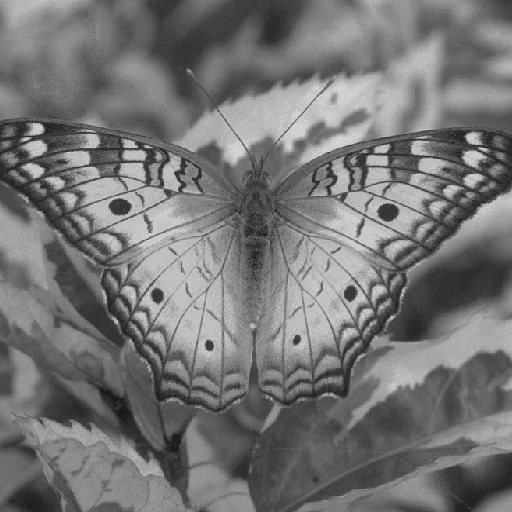
#> input picture butterFly.gif, 512 x 512 px
$ jupyter execute ques3.ipynb
#> lines starting #> are read from the running program, lines starting #| are printed output that depends on the picture; after the words box and inside, x2 and y2 are one past the last pixel; in counts of white or black regions, pixels touching at a corner belong together; long printed decimals are rounded
#> further down, img is the input picture: shape (512, 512); min 27, max 212, mean 116.8
[cell 1]
import matplotlib.pyplot as plt
import cv2 as cv
import numpy as np
import random as rnd

Add salt and pepper noise :

[cell 2]
def add_noise(img):
    row, column = img.shape
#> row = 512; column = 512
    number_of_pixel = rnd.randint(500, 50000)
    new_img = img.copy()
    for i in range(number_of_pixel):
        x = rnd.randint(0, column - 1)
        y = rnd.randint(0, row - 1)

        new_img[x][y] = 0
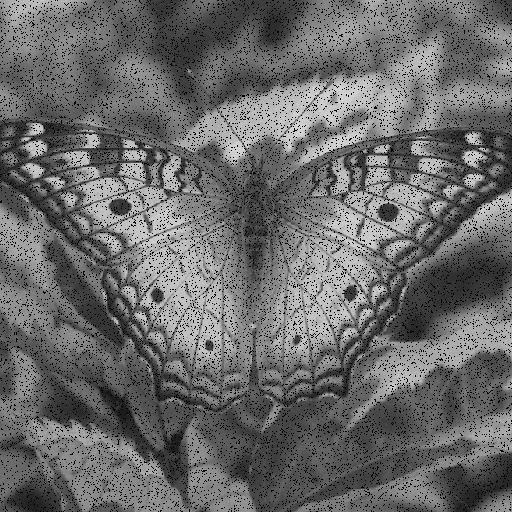
#> new_img: shape (512, 512); 9.35% of pixels changed, all inside (x1, y1, x2, y2) = (0, 0, 512, 512)

    number_of_pixel = rnd.randint(500, 50000)

    for i in range(number_of_pixel):
        x = rnd.randint(0, column - 1)
        y = rnd.randint(0, row - 1)

        new_img[x][y] = 255
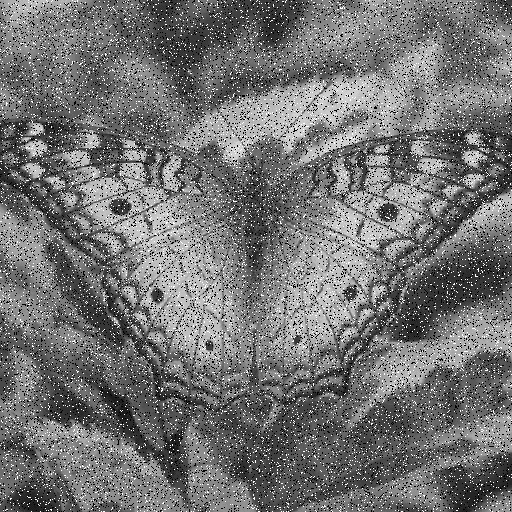
#> new_img: shape (512, 512); 5.9% of pixels changed, all inside (x1, y1, x2, y2) = (0, 0, 512, 512)

    return new_img

[cell 3]
img = plt.imread('butterFly.gif')
plt.subplot(1, 2, 1)
plt.imshow(img, cmap='gray')
# plt.show()
plt.subplot(1, 2, 2)
noise_img = add_noise(img)
plt.imshow(noise_img, cmap = 'gray')
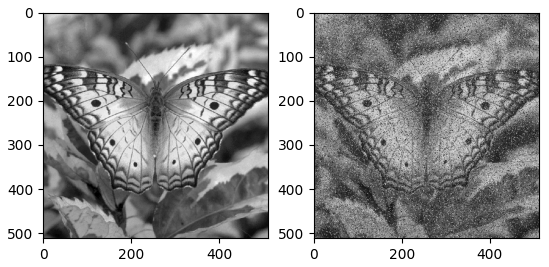
#> figure drawn by matplotlib, 2 panels

3(a). Apply average and median spatial filters with 5x5 mask and observe their performance for noise supperssion in term of PSNR

[cell 4]
def apply_filter(image, mask):
    considered_pixels = mask.copy()
    avarage_picture = image.copy()
    x , y = mask.shape
    height, width = image.shape
    for i in range(image.shape[0]):
        for j in range(image.shape[1]):

            for l in range(x):
                for r in range(y):
                    considered_pixels[l, r] = image[(l + i - (x // 2)) % height, (r + j - (y // 2)) % width]

            avarage_picture[i, j] = np.sum(considered_pixels * mask)
    return avarage_picture

[cell 5]
def avarage_filter(image, mask):
    considered_pixels = mask.copy()
    avarage_picture = image.copy()
    x , y = mask.shape
    height, width = image.shape
#> height = 512; width = 512
    for i in range(image.shape[0]):
        for j in range(image.shape[1]):

            for l in range(x):
                for r in range(y):
                    considered_pixels[l, r] = image[(l + i - (x // 2)) % height, (r + j - (y // 2)) % width]

            avarage_picture[i, j] = np.mean(considered_pixels)
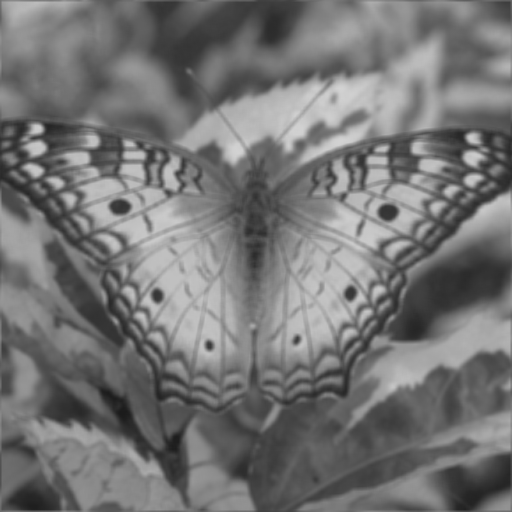
#> avarage_picture: shape (512, 512); min 27, max 211, mean 116.3
#> after the loop, considered_pixels = [[142, 140, 143, 77, 77], [140, 155, 146, 77, 84], [150, 146, 143, 84, 90], [59, 57, 59, 164, 157], [57, 59, 57, 148, 148]]
    return avarage_picture

[cell 6]
def meiden_filter(image, mask):
    considered_pixels = mask.copy()
    avarage_picture = image.copy()
    x , y = mask.shape
    height, width = image.shape
#> height = 512; width = 512
    for i in range(image.shape[0]):
        for j in range(image.shape[1]):

            for l in range(x):
                for r in range(y):
                    considered_pixels[l, r] = image[(l + i - (x // 2)) % height, (r + j - (y // 2)) % width]

            avarage_picture[i, j] = np.median(considered_pixels)
    return avarage_picture

[cell 7]
def harmonic_filter(image, mask):
    considered_pixels = mask.copy()
    avarage_picture = image.copy()
    x , y = mask.shape
    height, width = image.shape
#> height = 512; width = 512
    for i in range(image.shape[0]):
        for j in range(image.shape[1]):

            for l in range(x):
                for r in range(y):
                    considered_pixels[l, r] = image[(l + i - (x // 2)) % height, (r + j - (y // 2)) % width]
                    if(considered_pixels[l, r] == 0):
                        considered_pixels[l,r] = 1

            avarage_picture[i, j] = (x * y) / np.sum(1 / considered_pixels)
#> after the loop, considered_pixels = [[155, 140, 77], [140, 143, 77], [155, 146, 77], [146, 143, 84], [57, 59, 164], [59, 57, 148], [63, 68, 145]]
    return avarage_picture

[cell 8]
def geo_filter(image, mask):
    considered_pixels = mask.copy()
    avarage_picture = image.copy()
    x , y = mask.shape
    height, width = image.shape
    for i in range(image.shape[0]):
        for j in range(image.shape[1]):

            for l in range(x):
                for r in range(y):
                    considered_pixels[l, r] = image[(l + i - (x // 2)) % height, (r + j - (y // 2)) % width]
                    if(considered_pixels[l, r] == 0):
                        considered_pixels[l,r] = 1

            avarage_picture[i, j] = np.prod(considered_pixels ** (1 / (x * y)))
    return avarage_picture

[cell 9]
mask = np.ones((5,5))
average_picture = avarage_filter(img, mask)
median_picture = meiden_filter(img, mask)
plt.subplot(1, 3, 1)
plt.imshow(img, cmap = 'gray')
plt.subplot(1, 3, 2)
plt.imshow(average_picture, cmap = 'gray')
plt.subplot(1, 3, 3)
plt.imshow(median_picture, cmap = 'gray')
plt.show()

[cell 10]
mask = np.ones((7,3))
harmonic = harmonic_filter(img, mask)
plt.imshow(harmonic, cmap = 'gray')
plt.show()

[cell 11]
def PSNR(image_1, image_2):
    assert(image_1.shape == image_2.shape)
    mse = np.mean((image_1 - image_2) ** 2)
#> mse = 14.78
    max_level = 255
    return 20 * np.log10(max_level / np.sqrt(mse))

[cell 12]
print(PSNR(img, noise_img))
#| 36.435
